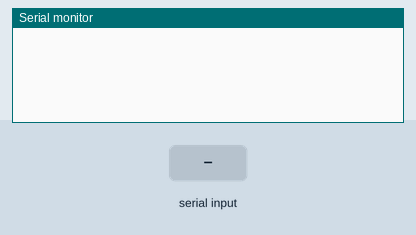
The sketch below on a simulated Arduino Uno, built with avr-gcc and run on an emulated ATmega328P. Parts: the last lines printed to the serial monitor. Inputs (shaded band) come from the test bench.

Above: at 1.2 s.
1.3 s: "90,45\n" received over Serial
At 2.5 s:
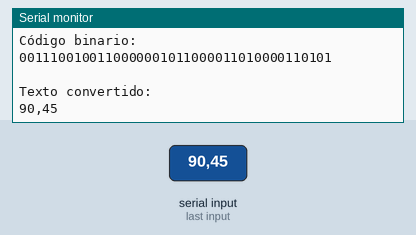
2.8 s: "0\n" received over Serial
At 3.7 s:
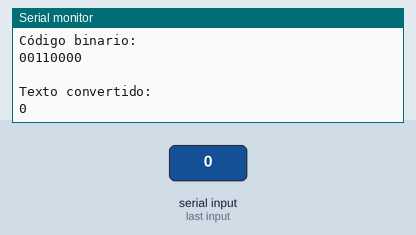

The sketch:

Texto_a_Binario_Y_Binario_a_Texto.ino
```cpp
String texto;
char dato[1000];

void setup() {
  Serial.begin(9600);
}

void loop() {
  TextoABinario();

  BinarioATexto(dato);
}


void TextoABinario() {
  while (Serial.available() == 0) {

  }

  while (Serial.available() > 0) {
    texto = Serial.readStringUntil('\n');
  }

  Serial.print("Texto ingresado: ");
  Serial.println(texto);

  Serial.println("Código binario:");

  int index = 0;

  for (int i = 0; i < texto.length(); i++) {
    char c = texto.charAt(i);
    for (int j = 7; j >= 0; j--) {
      //Serial.print((c & (1 << j)) ? '1' : '0');
      dato[index++] = (c & (1 << j)) ? '1' : '0';
    }
    //Serial.print(' ');
  }
  dato[index] = '\0';
  Serial.println(dato);
  Serial.println(" ");
}


void BinarioATexto(char* binario) {
  int longitud = strlen(binario);
  char* texto = new char[longitud / 8 + 1];

  for (int i = 0; i < longitud; i += 8) {
    char byte = 0;
    for (int j = 0; j < 8; j++) {
      byte = (byte << 1) + (binario[i + j] - '0');
    }
    texto[i / 8] = byte;
  }
  texto[longitud / 8] = '\0';

  Serial.println("Texto convertido:");
  Serial.println(texto);
  Serial.println("\n");
  delete[] texto;

}
```

Measured:
- after the input at 1.3 s, the serial monitor: prints a new line at once (image 1)
- after the input at 2.8 s, the serial monitor: prints a new line at once (image 2)
